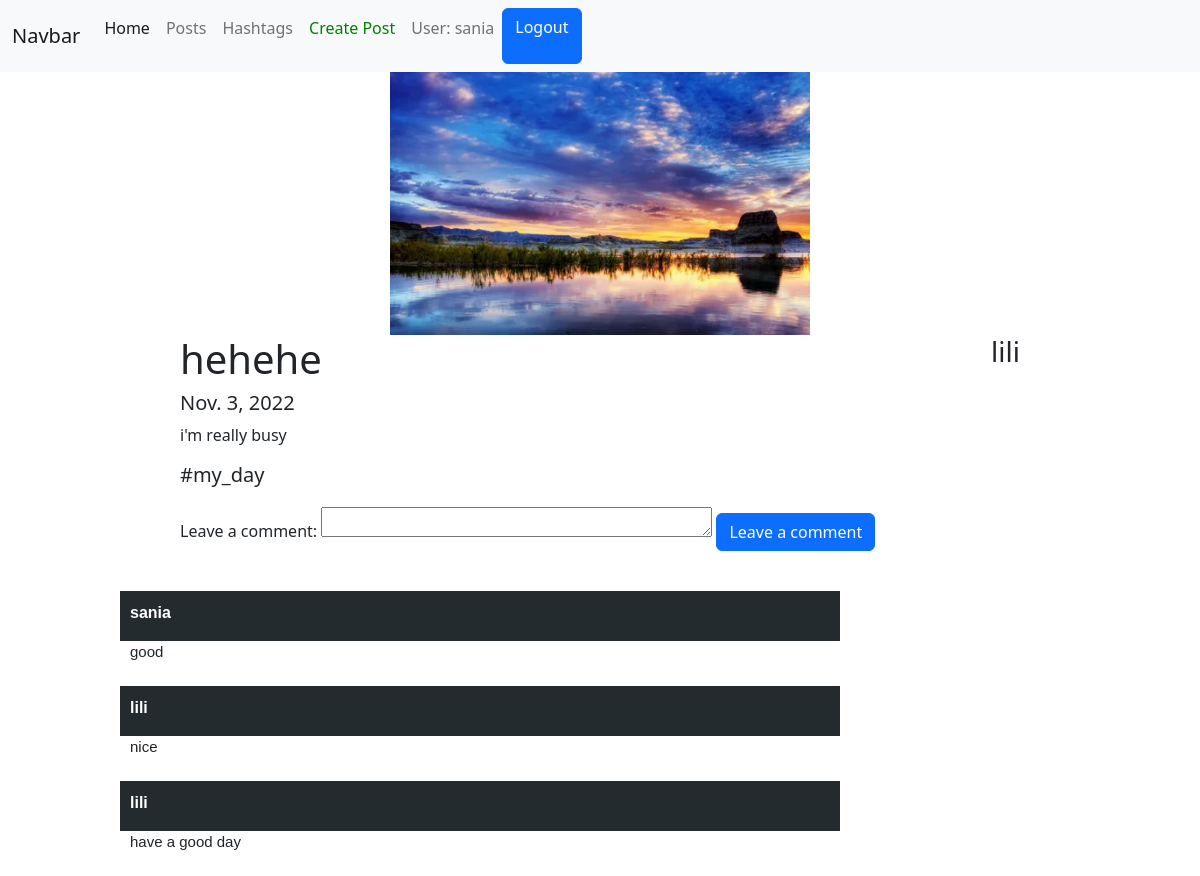
The app's page /posts/4/ (signed in) with its own data.
### posts/models.py (models this page shows, shortened)
class Post(models.Model):
    author = models.ForeignKey(User, on_delete=models.CASCADE, null=True)
    title = models.CharField(max_length=255)
    image = models.ImageField()
    description = models.TextField()
    date = models.DateField()
    hashtag = models.ForeignKey(Hashtag, on_delete=models.CASCADE, null=True, related_name='posts')

class Hashtag(models.Model):
    title = models.CharField(max_length=255)
    meaning = models.TextField()

class Comment(models.Model):
    author = models.ForeignKey(User, on_delete=models.CASCADE)
    text = models.TextField()
    post = models.ForeignKey(Post, on_delete=models.CASCADE)

### posts/views.py (the view, shortened to what this page needs)
# urls.py: path('posts/<int:id>/', PostDetailView.as_view()),
class PostDetailView(ListView, CreateView):
    model = Comment
    template_name = 'posts/detail.html'
    form_class = CommentCreateForm
    queryset = Comment.objects.filter()
    def get(self, request, *args, **kwargs):
        post = Post.objects.get(id=kwargs['id'])
        context = {
            'post': post,
            'comments': self.model.objects.filter(post=kwargs['id']),
            'form': self.form_class,
            'user': get_user_from_request(self.request)
        }
        return render(request, self.template_name, context=context)

### users/utils.py (called while the page is built)
def get_user_from_request(request):
    return request.user if not request.user.is_anonymous else None

### templates/posts/detail.html (shortened to what this page needs)
{% extends 'layouts/main.html' %}
{% block content %}
    <div class="post">
        <div class="image">
            <img src="/media/{{ post.image }}/" alt="">
        </div>
        <div>
            <div style="display:flex; justify-content: space-between">
                <h1>{{ post.title }}</h1>
                <h3>{{ post.author.username }}</h3>
            </div>
            <h5>{{ post.date }}</h5>
            <div>
                <p>{{ post.description }}</p>
            </div>
            <h5>{{ post.hashtag.title }}</h5>
        </div>
    </div>
    <div class="create-comment">
        <form action="/posts/{{ post.id }}/" method="post">
            {{ form }}
            <input type="submit" class="btn btn-primary" value="Leave a comment">
        </form>
    </div>
    <div class="comments">
        {% for comment in comments %}
            <div class="comment">
                <div class="author">
                    <p> {{ comment.author.username }}</p>
                </div>
                <div>
                    <p class="text">{{ comment.text }}</p>
                </div>
            </div>
        {% endfor %}
    </div>
{% endblock %}

### templates/layouts/main.html (shortened to what this page needs)
<!doctype html>
<html lang="en">
<head>
    <link rel="stylesheet" href="https://cdn.jsdelivr.net/npm/bootstrap@5.2.2/dist/css/bootstrap.min.css"
>
</head>
<body>
<div class="header">
    <nav class="navbar navbar-expand-lg navbar-light bg-light">
        <div class="container-fluid">
            <a class="navbar-brand" href="#">Navbar</a>
            <div class="collapse navbar-collapse" id="navbarNavAltMarkup">
                <div class="navbar-nav">
                    <a class="nav-link active" aria-current="page" href="/">Home</a>
                    <a class="nav-link" href="/posts">Posts</a>
                    <a class="nav-link" href="/hasthags">Hashtags</a>
                    {% if user %}
                        <a style="color: green" class="nav-link" href="/posts/create">
                            Create Post
                        </a>
                        <p class="nav-link">User: {{ user.username }}</p>
                        <a href="/users/logout" class="btn btn-primary">Logout</a>
                    {% else %}
                        <a href="/users/login/" class="nav-link">Login</a>
                        <a href="/users/register/" class="nav-link">Register</a>
                    {% endif %}
                </div>
            </div>
        </div>
    </nav>
</div>
{% block content %}
{% endblock %}
</body>
</html>

### templates/posts/detail.html (style rules this page uses)
.image> img { width: 50%; margin-left: 25%; }
.comments { width: 60%; margin-left: 10%; }
.comment { height: 50px; margin-bottom: 45px; background: #242b2e; padding: 10px; }
.author { color: #fff; flex: 18px; font-family: sans-serif; font-weight: bold; }
.text { font-size: 15px; font-family: sans-serif; }
.post { width: 70%; margin-left: 15%; }
.create-comment { width: 70%; margin-left: 15%; margin-bottom: 40px; margin-top: 20px; }
textarea { height: 30px; }

### records on screen
Post: image (picture), title "hehehe", author.username "lili", date "Nov. 3, 2022", description "i'm really busy", hashtag "#my_day"
Comment: author.username "sania", text "good"
Comment: author.username "lili", text "nice"
Comment: author.username "lili", text "have a good day"

### other values on screen
{{ user.username }} "sania"
